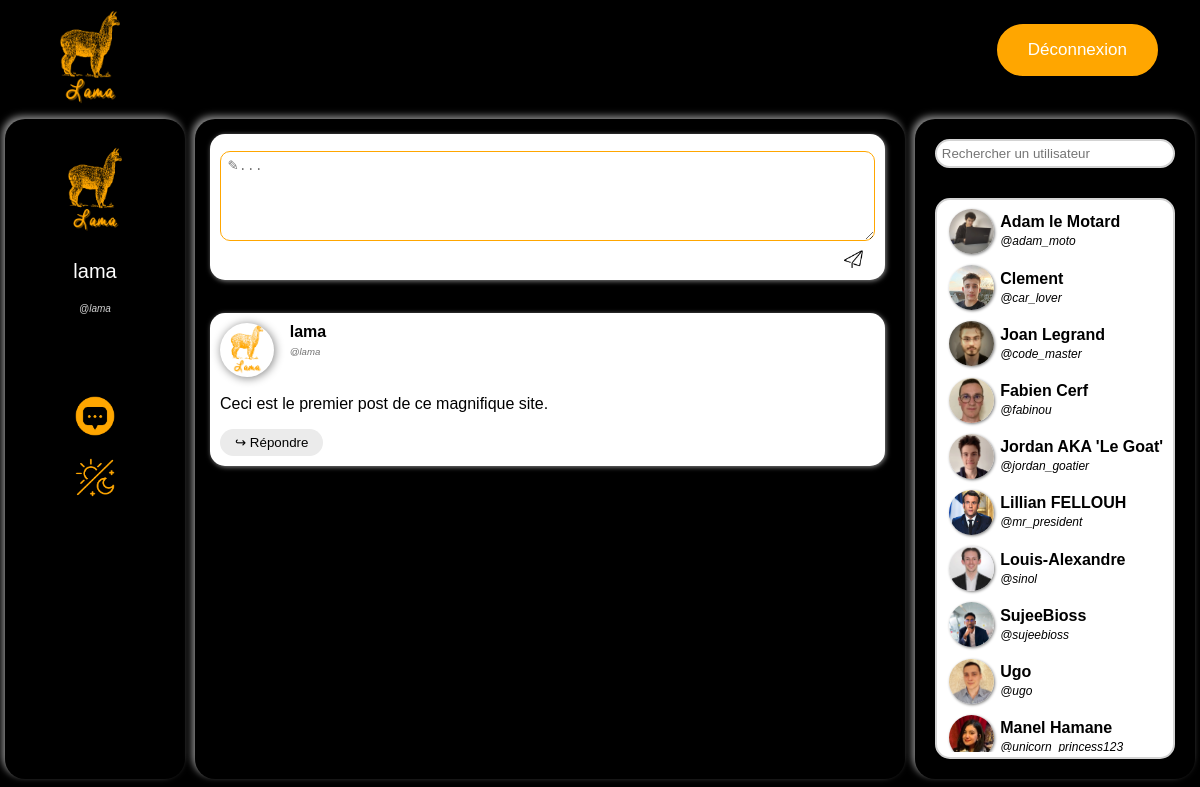
The page /feed/site.php (signed in) on the database its author committed.
### tables this page shows
CREATE TABLE Post (
  id INT PRIMARY KEY NOT NULL AUTO_INCREMENT,
  user_id varchar(50) NOT NULL,
  `date` DATE NOT NULL,
  message TEXT,
  parent_id INT,
  FOREIGN KEY (user_id) REFERENCES User(user_id)
);

CREATE TABLE `User` (
  user_id varchar(50) PRIMARY KEY NOT NULL,
  name varchar(100) NOT NULL,
  email varchar(100) NOT NULL,
  password varchar(100) NOT NULL
);

CREATE TABLE Friends(
  user_id_1 varchar(50) NOT NULL,
  user_id_2 varchar(50) NOT NULL,
  PRIMARY KEY(user_id_1, user_id_2),
  FOREIGN KEY (user_id_1) REFERENCES User(user_id),
  FOREIGN KEY (user_id_2) REFERENCES User(user_id)
);

### feed/site.php (the view, shortened to what this page needs)
<?php
    function fetch_comment($result)
    {
        while ($row = $result->fetch_assoc()) {
            if(file_exists("../img/user_profile_pictures/".$row["user_id"].".webp")){
                $img=$row["user_id"];
            }
            else{
                $img="default";
            }
            printf("
            <div id='%d' class='post_block'>
                <div class='post_block_user_info'>
                    <img src='../img/user_profile_pictures/%s.webp'>
                    <b>%s</b>
                    <br>
                    <i>@%s</i>
                </div>
                <div class='post_block_text'>
                    %s
                </div>
                <button class='comment_reply_button' onclick='toggle_reply(event)'>↪ Répondre</button>
                <div class='comment_text' style='display:none'>
                    <textarea rows='5' placeholder='✎...'  maxlength='200'></textarea>
                    <img src='../img/send_icon.webp' class='comment_send_button' onclick='send(event)'/>
                </div>
            </div>",$row["id"],$img,htmlspecialchars($row["name"]),htmlspecialchars($row["user_id"]),htmlspecialchars($row["message"]));
        }
    }
?>
<!DOCTYPE html>
<html lang="fr">
<head>
    <link rel="stylesheet" href="style.css">
    <?php
    if(file_exists("../img/user_profile_pictures/".$_SESSION["user_id"].".webp")){
        $img=$_SESSION["user_id"];
    }
    else{
        $img="default";
    }
    printf("<div style='display:none'>
    <p id='user_id'>%s</p>
    <p id='name'>%s</p>
    <p id='email'>%s</p>
    <p id='img'>%s</p></div>",$_SESSION["user_id"],$_SESSION["name"],$_SESSION["email"],$img);
    ?>
</head>
<body>
    <?php include("../header/header.php"); ?>
    <div id="div_main">
        <div id="div_profile" class="panel">
            <div id="user_info"><br>
                <?php
                    if(file_exists("../img/user_profile_pictures/".$_SESSION["user_id"].".webp")){
                        $img=$_SESSION["user_id"];
                    }else{
                        $img="default";
                    }
                    printf("
                        <img id='user_pic' src='../img/user_profile_pictures/%s.webp' onclick='afficher_input_file()'>
                        <form method='post' action='/core/inputPP.php' style='display: none;' id='formPP' enctype='multipart/form-data'>
                            <div id='change_pp_div'>
                                <label id='change_pic_label' for='myFile'>Modifier</label>
                                <input type='file' id='myFile' name='filename' style='visibility:hidden;'>
                                <input id='change_pic_submit' type='submit' value='✔'>
                            </div>
                        </form>
                        <p id='user_name'>%s</p>
                        <p id='user_id'>@%s</p><br>", $img, $_SESSION["name"], $_SESSION["user_id"]);
                ?>
            </div>
            <div id="profile_links">
                <a href="../message/message.php"> <img src="../img/message_icon.webp" \> </a><br>
                <a href="#" onclick="change_theme();"> <img src="../img/change_theme_icon.webp" \> </a><br>
            </div>
        </div>
        <div id="div_feed" class="panel">
            <div id="postlist">
                <div id='NULL' class='post_block'>
                    <div class='comment_text'>
                        <textarea rows='5' placeholder='✎...'  maxlength='200'></textarea>
                        <img src='../img/send_icon.webp' class='comment_send_button' onclick='send(event)'/>
                    </div>
                </div><br>
                <?php
                $mysqli = new mysqli("localhost", "lama", "lama_admin", "lama");
                $result = $mysqli->query("SELECT Post.user_id,Post.date,Post.message,Post.id,User.name FROM Post NATURAL JOIN User WHERE parent_id IS NULL");
                fetch_comment($result);
                ?>
            </div>
        </div>
        <div id="div_friendlist" class="panel">
            <input type="text" id="search_bar" placeholder="Rechercher un utilisateur"></input>
            <br>
            <div id="friendlist">
                <div id="friends">
                    <?php
                    $result = $mysqli->execute_query("SELECT Friends.user_id_1, User.name, Friends.user_id_2 from Friends INNER JOIN User ON Friends.user_id_2 = User.user_id WHERE Friends.user_id_1 = ?",[$_SESSION["user_id"]]);
                    foreach($result as $row){
                        if(file_exists("../img/user_profile_pictures/".$row["user_id_2"].".webp")){
                            $img=$row["user_id_2"];
                        }
                        else{
                            $img="default";
                        }
                        printf("<div class='friend_block'>
                        <img src='../img/user_profile_pictures/%s.webp'>
                        <div>
                            <b>%s</b>
                            <br>
                            <i>@%s</i>
                        </div>
                    </div>", $img, $row["name"], $row["user_id_2"]);
                    }
                    ?>
                </div>
            </div>
        </div>
    </div>
</body>
</html>

### header/header.php (shortened to what this page needs)
<link rel="stylesheet" href="/header/header.css">
<header>
    <a href='/feed/site.php'><img id="lama_logo" src="../img/lama_logo.webp"></a>
    <a href='/login/deconnexion.php' id='connexion_button'>Déconnexion</a>
</header>

### feed/style.css (style rules this page uses)
:root { --lama_orange:#ffa600; --police_font:#ffffff; --user_id_font:#d3d3d3; --main_divs_shadow:#b9b9b9bb; --bg_color:#000000; }
html, body { height: 99%; font-family: Arial, Helvetica, sans-serif; }
body { background-color: var(--bg_color); margin: 0px; display: flex; flex-direction: column; }
#div_main { height: 1px; flex: 2; display: flex; }
.panel { border-radius: 20px; box-shadow: var(--main_divs_shadow) -3px -3px 7px; margin:5px; }
#div_profile { width: 15%; text-align: center; overflow: auto; }
#user_info { padding-bottom: 20%; }
#user_pic { width: 50%; height: 50%; margin: auto; margin: 10px; border-radius: 10%; }
#user_name { font-style: bold; font-size: 20px; margin-top: 5%; color: var(--police_font); }
#user_id { font-style: italic; color: var(--user_id_font); font-size: 10px; }
#profile_links { margin-top: 10%; }
#profile_links>a { color: var(--police_font); text-decoration: none; }
#profile_links>a>img { width: 22%; height: 22%; margin-bottom: 10%; }
#div_feed { flex: 2; padding: 10px; }
#postlist { height: 100%; overflow-y: scroll; padding: 5px; padding-right: 10px; border-radius: 10px; }
.post_block { background-color: white; box-shadow: var(--main_divs_shadow) 1px 1px 5px; border-radius: 15px; margin-bottom: 15px; padding: 10px; text-align: justify; color:black; }
.post_block_user_info>img { width: 10%; height: 10%; border-radius: 100%; box-shadow: grey 1px 1px 10px; margin-right: 3%; float: left; }
.post_block_user_info { display: inline-block; }
.post_block_user_info>i { font-size: 60%; color: rgb(114, 114, 114); max-height: 100%; }
.post_block_text { white-space: pre-line; width: 100%; word-wrap: anywhere; }
.comment_reply_button { margin-top: 2.5%; background-color: rgb(235, 235, 235); border-radius:40px; border:none; cursor:pointer; padding:6px 15px; }
.comment_text { margin-top: 1%; text-align: right; }
.comment_text>textarea { padding: 1%; box-sizing: border-box; border-radius:10px; border-color: var(--lama_orange); resize:none; width: 100%; resize: vertical; }
.comment_send_button { cursor:pointer; width: 3%; height: 3%; margin-right: 1%; margin-bottom: -1%; padding: 5px; border-radius: 7px; }
#div_friendlist { width: 20%; display: flex; flex-direction: column; text-align: center; padding: 20px; }
#search_bar { margin-bottom: 5%; background-color: #ffffff; border: 2px solid lightgray; border-radius: 15px; padding: 2%; }
#friendlist { flex:2; height: 100px; background-color: #ffffff; border: 2px solid lightgray; border-radius: 15px; padding: 2%; width: auto; text-align: left; }
#friends { overflow-y: scroll; height: 100%; }
.friend_block { margin-top: 2%; margin-left: 3%; padding-bottom: 5%; }
.friend_block img { margin-right: 3%; width: 45px; height: 45px; float: left; border-radius: 100%; box-shadow: grey 1px 1px 3px; }
.friend_block div { padding-top: 2%; }
.friend_block i { font-size: 12px; }
* { scrollbar-width: auto; scrollbar-color: var(--lama_orange) transparent; }

### header/header.css (style rules this page uses)
#lama_logo { margin-left: 40px; margin-top: 10px; width: 100px; height: 100px; }
#connexion_button { background-color: var(--lama_orange); border-radius:28px; border: var(--bg_color) 2px solid; cursor:pointer; color:var(--police_font); font-size:17px; padding:16px 31px; text-decoration:none; margin-top: 1.8%; margin-right: 40px; float: right; }

### rows shown on the page
post: user (picture), user.name "lama", user "lama", message "Ceci est le premier post de ce magnifique site."
friends: user_id_2 (picture), user_id_2.name "Adam le Motard", user_id_2 "adam_moto"
friends: user_id_2 (picture), user_id_2.name "Clement", user_id_2 "car_lover"
friends: user_id_2 (picture), user_id_2.name "Joan Legrand", user_id_2 "code_master"
friends: user_id_2 (picture), user_id_2.name "Fabien Cerf", user_id_2 "fabinou"
friends: user_id_2 (picture), user_id_2.name "Jordan AKA 'Le Goat'", user_id_2 "jordan_goatier"
friends: user_id_2 (picture), user_id_2.name "Lillian FELLOUH", user_id_2 "mr_president"
friends: user_id_2 (picture), user_id_2.name "Louis-Alexandre", user_id_2 "sinol"
friends: user_id_2 (picture), user_id_2.name "SujeeBioss", user_id_2 "sujeebioss"
friends: shows a picture, user_id_2.name "Ugo", user_id_2 "ugo"
friends: user_id_2 (picture), user_id_2.name "Manel Hamane", user_id_2 "unicorn_princess123"

### other values the page prints
$_SESSION["name"] "lama"
$_SESSION["user_id"] "lama"
